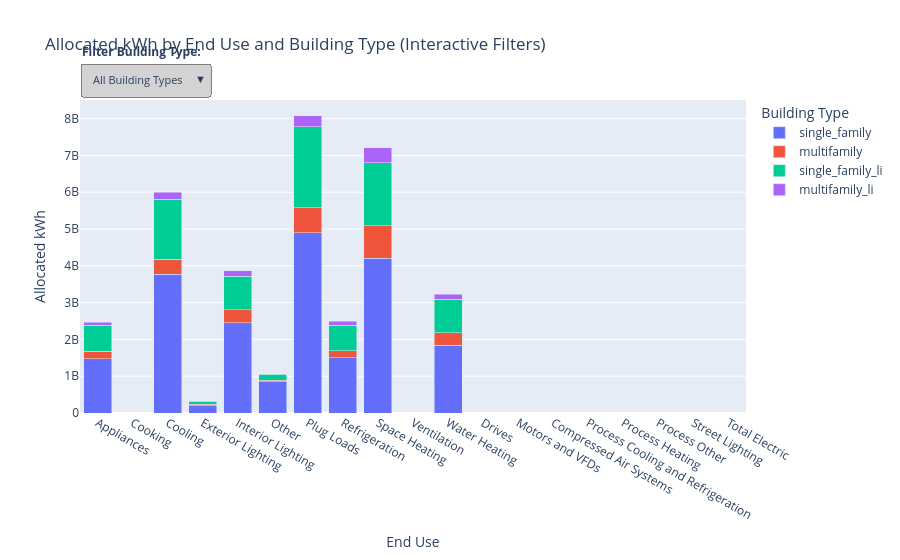

This figure's notebook cell:
### Code cell
# create a plotly bar graph showing allocated kWh by end use and building type with interactive filters
import plotly.express as px
import plotly.graph_objects as go

# Convert allocated_kwh from wide to long format
# allocated_kwh has end_use as index and building_types as columns
allocated_kwh_long = allocated_kwh.reset_index().melt(
    id_vars='end_use',
    var_name='building_type',
    value_name='allocated_kwh'
)

# Create the base figure
fig = px.bar(
    allocated_kwh_long,
    x='end_use',
    y='allocated_kwh',
    color='building_type',
    barmode='stack',
    title='Allocated kWh by End Use and Building Type (Interactive Filters)',
    labels={'allocated_kwh': 'Allocated kWh', 'end_use': 'End Use'}
)

# Get unique values for filters
building_types = sorted(allocated_kwh_long['building_type'].unique().tolist())

# Create buttons for building type filter
building_buttons = [
    dict(
        label='All Building Types',
        method='restyle',
        args=[{'visible': [True] * len(building_types)}]
    )
]

for i, btype in enumerate(building_types):
    visible = [j == i for j in range(len(building_types))]
    building_buttons.append(
        dict(
            label=btype,
            method='restyle',
            args=[{'visible': visible}]
        )
    )

# Update layout with dropdown for building type
fig.update_layout(
    updatemenus=[
        dict(
            buttons=building_buttons,
            direction='down',
            pad={'r': 10, 't': 10},
            showactive=True,
            x=0.0,
            xanchor='left',
            y=1.15,
            yanchor='top',
            bgcolor='lightgray',
            bordercolor='gray',
            font=dict(size=11)
        )
    ],
    legend_title_text='Building Type',
    annotations=[
        dict(text='Filter Building Type:', showarrow=False,
             x=0.0, y=1.19, xref='paper', yref='paper',
             align='left', xanchor='left', font=dict(size=12, weight='bold'))
    ]
)

fig.show()

### Figure 1 — Plotly figure (JSON) as saved in the notebook; plotly's stock layout.template omitted (floating-point values rounded to 4 significant figures)
{"data": [{"alignmentgroup": "True", "hovertemplate": "building_type=single_family<br>End Use=%{x}<br>Allocated kWh=%{y}<extra></extra>", "legendgroup": "single_family", "marker": {"color": "#636efa", "pattern": {"shape": ""}}, "name": "single_family", "offsetgroup": "single_family", "orientation": "v", "showlegend": true, "textposition": "auto", "type": "bar", "x": ["Appliances", "Cooking", "Cooling", "Exterior Lighting", "Interior Lighting", "Other", "Plug Loads", "Refrigeration", "Space Heating", "Ventilation", "Water Heating", "Drives", "Motors and VFDs", "Compressed Air Systems", "Process Cooling and Refrigeration", "Process Heating", "Process Other", "Street Lighting", "Total Electric"], "xaxis": "x", "y": [1478000000.0, 0, 3773000000.0, 196900000.0, 2458000000.0, 847200000.0, 4893000000.0, 1497000000.0, 4205000000.0, 0, 1842000000.0, 0, 0, 0, 0, 0, 0, 0, 0], "yaxis": "y"}, {"alignmentgroup": "True", "hovertemplate": "building_type=multifamily<br>End Use=%{x}<br>Allocated kWh=%{y}<extra></extra>", "legendgroup": "multifamily", "marker": {"color": "#EF553B", "pattern": {"shape": ""}}, "name": "multifamily", "offsetgroup": "multifamily", "orientation": "v", "showlegend": true, "textposition": "auto", "type": "bar", "x": ["Appliances", "Cooking", "Cooling", "Exterior Lighting", "Interior Lighting", "Other", "Plug Loads", "Refrigeration", "Space Heating", "Ventilation", "Water Heating", "Drives", "Motors and VFDs", "Compressed Air Systems", "Process Cooling and Refrigeration", "Process Heating", "Process Other", "Street Lighting", "Total Electric"], "xaxis": "x", "y": [197900000.0, 0, 404800000.0, 35850000.0, 343000000.0, 43030000.0, 678700000.0, 198400000.0, 888000000.0, 0, 336700000.0, 0, 0, 0, 0, 0, 0, 0, 0], "yaxis": "y"}, {"alignmentgroup": "True", "hovertemplate": "building_type=single_family_li<br>End Use=%{x}<br>Allocated kWh=%{y}<extra></extra>", "legendgroup": "single_family_li", "marker": {"color": "#00cc96", "pattern": {"shape": ""}}, "name": "single_family_li", "offsetgroup": "single_family_li", "orientation": "v", "showlegend": true, "textposition": "auto", "type": "bar", "x": ["Appliances", "Cooking", "Cooling", "Exterior Lighting", "Interior Lighting", "Other", "Plug Loads", "Refrigeration", "Space Heating", "Ventilation", "Water Heating", "Drives", "Motors and VFDs", "Compressed Air Systems", "Process Cooling and Refrigeration", "Process Heating", "Process Other", "Street Lighting", "Total Electric"], "xaxis": "x", "y": [714900000.0, 0, 1632000000.0, 81420000.0, 921800000.0, 160700000.0, 2204000000.0, 692600000.0, 1712000000.0, 0, 912900000.0, 0, 0, 0, 0, 0, 0, 0, 0], "yaxis": "y"}, {"alignmentgroup": "True", "hovertemplate": "building_type=multifamily_li<br>End Use=%{x}<br>Allocated kWh=%{y}<extra></extra>", "legendgroup": "multifamily_li", "marker": {"color": "#ab63fa", "pattern": {"shape": ""}}, "name": "multifamily_li", "offsetgroup": "multifamily_li", "orientation": "v", "showlegend": true, "textposition": "auto", "type": "bar", "x": ["Appliances", "Cooking", "Cooling", "Exterior Lighting", "Interior Lighting", "Other", "Plug Loads", "Refrigeration", "Space Heating", "Ventilation", "Water Heating", "Drives", "Motors and VFDs", "Compressed Air Systems", "Process Cooling and Refrigeration", "Process Heating", "Process Other", "Street Lighting", "Total Electric"], "xaxis": "x", "y": [69280000.0, 0, 183900000.0, 15520000.0, 141400000.0, 20850000.0, 305900000.0, 105000000.0, 407300000.0, 0, 140400000.0, 0, 0, 0, 0, 0, 0, 0, 0], "yaxis": "y"}], "layout": {"annotations": [{"align": "left", "font": {"size": 12, "weight": "bold"}, "showarrow": false, "text": "Filter Building Type:", "x": 0, "xanchor": "left", "xref": "paper", "y": 1.19, "yref": "paper"}], "barmode": "stack", "legend": {"title": {"text": "Building Type"}, "tracegroupgap": 0}, "title": {"text": "Allocated kWh by End Use and Building Type (Interactive Filters)"}, "updatemenus": [{"bgcolor": "lightgray", "bordercolor": "gray", "buttons": [{"args": [{"visible": [true, true, true, true]}], "label": "All Building Types", "method": "restyle"}, {"args": [{"visible": [true, false, false, false]}], "label": "multifamily", "method": "restyle"}, {"args": [{"visible": [false, true, false, false]}], "label": "multifamily_li", "method": "restyle"}, {"args": [{"visible": [false, false, true, false]}], "label": "single_family", "method": "restyle"}, {"args": [{"visible": [false, false, false, true]}], "label": "single_family_li", "method": "restyle"}], "direction": "down", "font": {"size": 11}, "pad": {"r": 10, "t": 10}, "showactive": true, "x": 0, "xanchor": "left", "y": 1.15, "yanchor": "top"}], "xaxis": {"anchor": "y", "domain": [0, 1], "title": {"text": "End Use"}}, "yaxis": {"anchor": "x", "domain": [0, 1], "title": {"text": "Allocated kWh"}}}}
